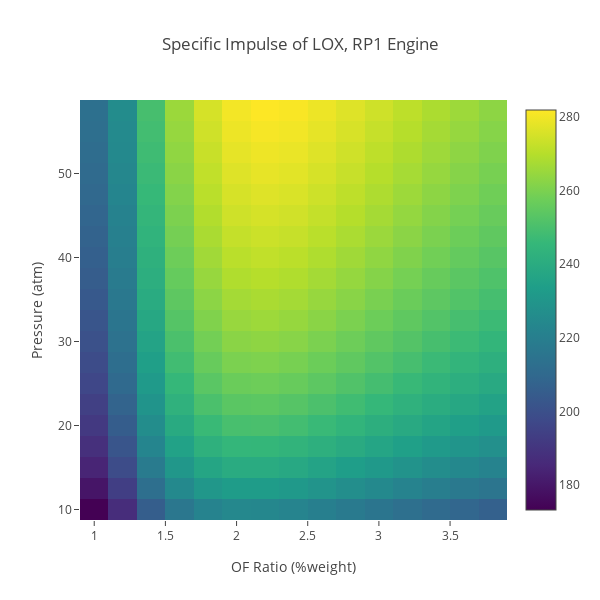

Source (notebook cell):
### Code cell
fig = px.imshow(filtered, width=600, height=600, origin='lower', color_continuous_scale='viridis', 
                labels={"x": "OF Ratio (%weight)", "y": "Pressure (atm)", "hover": "Isp"}, title="Specific Impulse of LOX, RP1 Engine", aspect="auto")
fig

### Figure 1 — Plotly figure (JSON) as saved in the notebook; plotly's stock layout.template omitted (floating-point values rounded to 4 significant figures; data arrays with more than 128 entries replaced by an {"elided": "..."} marker saying what was removed)
{"data": [{"coloraxis": "coloraxis", "hovertemplate": "OF Ratio (%weight): %{x}<br>Pressure (atm): %{y}<br>color: %{z}<extra></extra>", "name": "0", "type": "heatmap", "x": ["1.0", "1.2", "1.4", "1.6", "1.8", "2.0", "2.2", "2.4", "2.6", "2.8", "3.0", "3.2", "3.4", "3.6", "3.8"], "xaxis": "x", "y": [57.5, 55, 52.5, 50, 47.5, 45, 42.5, 40, 37.5, 35, 32.5, 30, 27.5, 25, 22.5, 20, 17.5, 15, 12.5, 10], "yaxis": "y", "z": {"elided": "20x15 float values"}}], "layout": {"coloraxis": {"colorscale": [[0, "#440154"], [0.1111, "#482878"], [0.2222, "#3e4989"], [0.3333, "#31688e"], [0.4444, "#26828e"], [0.5556, "#1f9e89"], [0.6667, "#35b779"], [0.7778, "#6ece58"], [0.8889, "#b5de2b"], [1, "#fde725"]]}, "height": 600, "title": {"text": "Specific Impulse of LOX, RP1 Engine"}, "width": 600, "xaxis": {"anchor": "y", "domain": [0, 1], "title": {"text": "OF Ratio (%weight)"}}, "yaxis": {"anchor": "x", "autorange": true, "domain": [0, 1], "title": {"text": "Pressure (atm)"}}}}
